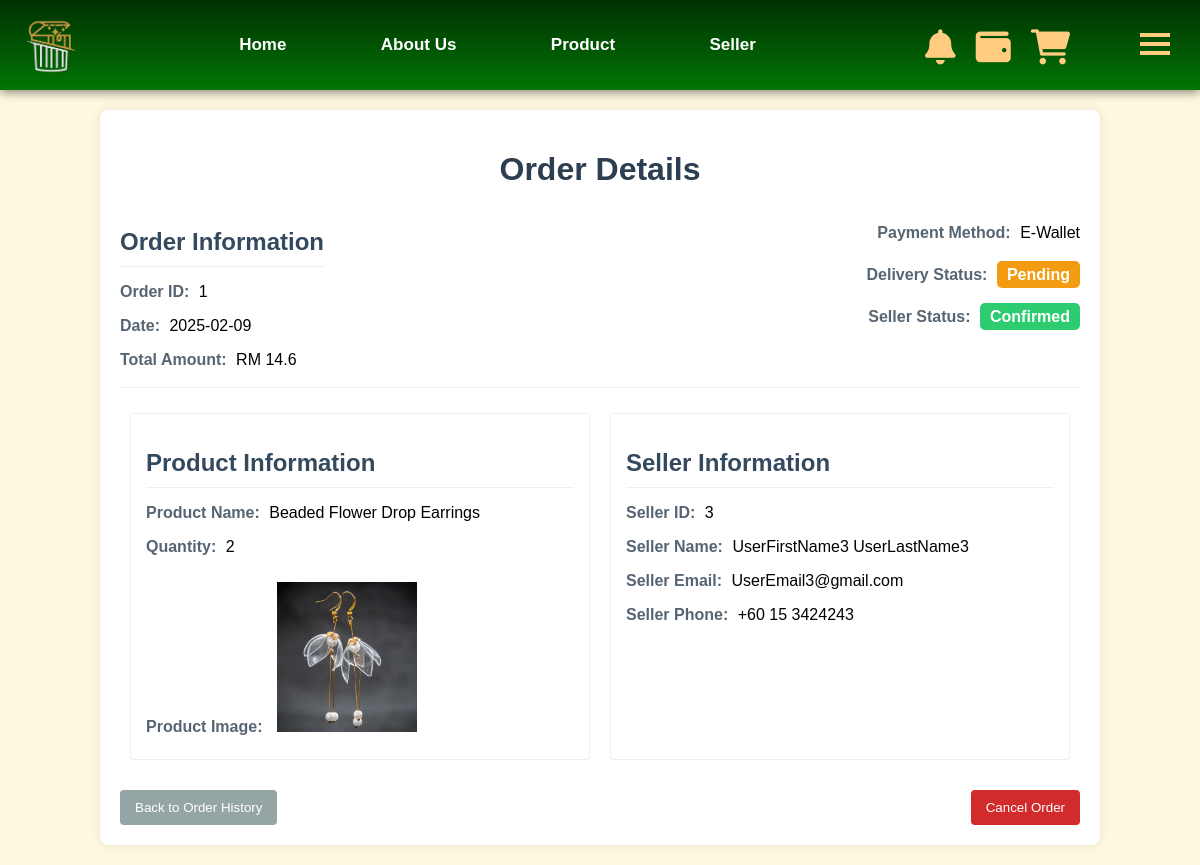
The app's page /user/order_details/1 (signed in) with its own data.
### tables this page shows
CREATE TABLE orders (
        id INTEGER PRIMARY KEY AUTOINCREMENT,
        buyer_id INTEGER NOT NULL,
        product_id INTEGER NOT NULL, 
        quantity INTEGER NOT NULL,
        date DATE NOT NULL,
        payment_method TEXT NOT NULL,
        delivery_status TEXT DEFAULT 'Pending',
        seller_status TEXT DEFAULT 'Pending',
        total_amount DECIMAL(10,2) NOT NULL,
        FOREIGN KEY (buyer_id) REFERENCES user(pid) ON DELETE CASCADE ON UPDATE CASCADE
        FOREIGN KEY (product_id) REFERENCES products(id) 
    );

CREATE TABLE products (
        id INTEGER PRIMARY KEY AUTOINCREMENT,
        name TEXT NOT NULL,
        category TEXT NOT NULL,
        description TEXT,
        price DECIMAL(10, 2) NOT NULL,
        quantity INTEGER NOT NULL,
        condition TEXT NOT NULL,
        seller_id TEXT NOT NULL,
        image_path TEXT,
        video_path TEXT,
        FOREIGN KEY (seller_id) REFERENCES sellers(id) ON DELETE CASCADE
    );

CREATE TABLE sellers (
        id INTEGER NOT NULL,
        name TEXT NOT NULL,
        email TEXT UNIQUE NOT NULL,
        phone_number TEXT NOT NULL,
        FOREIGN KEY (id) REFERENCES user(pid) ON DELETE CASCADE ON UPDATE CASCADE
    );

### user_feature.py (the view, shortened to what this page needs)
@user_blueprint.route('/order_details/<int:order_id>', methods=['GET'])
def order_details(order_id):
    buyer_id = session.get("buyer_id")
    if not buyer_id:
        flash("You must be logged in to view order details.", "error")
        return redirect(url_for("login"))
    con = get_connect_db()
    cur = con.cursor()
    order = cur.execute("""
            SELECT
                o.id as order_id,
                o.buyer_id,
                o.product_id,
                o.quantity as order_quantity,
                o.date,
                o.total_amount,
                o.delivery_status,
                o.seller_status,
                o.payment_method,
                p.name as product_name,
                p.image_path as product_image_path,
                p.seller_id,
                s.name as seller_name,
                s.email as seller_email,
                s.phone_number as seller_phone
            FROM orders o
            JOIN products p ON o.product_id = p.id
            LEFT JOIN sellers s ON p.seller_id = s.id
            WHERE o.id = ? AND o.buyer_id = ?
        """, (order_id, buyer_id)).fetchone()
    try:
        int(order['seller_id'])
    except (ValueError, TypeError):
        order = dict(order) # Convert to dictionary so that we can assign new key:value
        order['seller_name'] = "Admin's Choice"
        order['seller_email'] = "support@trashandtreasure.com" # Added dummy admin email
        order['seller_phone'] = "+1 (800) 123-4567" # Added dummy admin phone
    return render_template("order_details.html", order=order)

### db.py (called while the page is built)
def get_connect_db():
    conn = sqlite3.connect(DATABASE_PATH)
    conn.row_factory = sqlite3.Row
    return conn

def get_unread_notification_count():
    user_id = session.get("buyer_id") or session.get("user_id")
    if not user_id:
        return 0
    con = get_connect_db()
    cur = con.cursor()
    unread_count = cur.execute("SELECT COUNT(*) FROM notification WHERE user_id = ? AND is_read = 0", (user_id,)).fetchone()[0]
    con.close()
    return unread_count

### web.py (called while the page is built)
@app.after_request
def add_header(response):
    response.headers["Cache-Control"] = "no-store, no-cache, must-revalidate, post-check=0, pre-check=0, max-age=0"
    response.headers["Pragma"] = "no-cache"
    response.headers["Expires"] = "0"
    return response

### templates/order_details.html (shortened to what this page needs)
{% extends "index.html" %}
{% block content %}
<link rel="stylesheet" href="/static/order_details.css">
<div class="order-details-container">
    <h1>Order Details</h1>
     <section class="order-header">
       <div class="order-info-header">
            <h2>Order Information</h2>
           <p><strong>Order ID:</strong> {{ order.order_id }}</p>
           <p><strong>Date:</strong> {{ order.date }}</p>
           <p><strong>Total Amount:</strong> RM {{ order.total_amount }}</p>
       </div>
          <div class="order-status">
            <p><strong>Payment Method:</strong> {{order.payment_method}} </p>
            <p><strong>Delivery Status:</strong> <span class="delivery-status {{ order.delivery_status.lower() }}">{{ order.delivery_status }}</span></p>
               <p><strong>Seller Status:</strong> <span class="seller-status {{ order.seller_status.lower() }}">{{order.seller_status}}</span></p>
          </div>
     </section>
    <div class="content-container">
        <section class="buyer-product-info">
            <div class="product-info">
                <h2>Product Information</h2>
                    <p><strong>Product Name:</strong> {{ order.product_name }}</p>
                    <p><strong>Quantity:</strong> {{ order.order_quantity }}</p>
                    <p><strong>Product Image:</strong> <img class="product-image" src="{{ order.product_image_path }}" alt="{{ order.product_name }}"></p>
            </div>
             <section class="seller-info">
                    <h2>Seller Information</h2>
                        <p><strong>Seller ID:</strong> {{ order.seller_id }}</p>
                        <p><strong>Seller Name:</strong> {{ order.seller_name }}</p>
                        <p><strong>Seller Email:</strong> {{ order.seller_email }}</p>
                        <p><strong>Seller Phone:</strong> {{ order.seller_phone }}</p>
            </section>
       </section>
    </div>
    <div class="order-details-button">
        <button class="back-button" onclick="window.location.href='{{url_for("user_orders")}}'">Back to Order History</button>
        {% if order.delivery_status == 'Pending' %}
            <form action="{{ url_for('user.cancel_order', order_id=order.order_id) }}" method="POST" onsubmit="return confirmCancellation()">
                <button type="submit" class="remove-button">Cancel Order</button>
            </form>
        {% endif %}
    </div>
</div>
{% endblock %}

### static/navi.css (style rules this page uses)
body { margin: 0; padding: 0; font-family: 'Franklin Gothic Medium', 'Arial Narrow', Arial, sans-serif; scroll-behavior: smooth; background-color: #fff8e1; }
html { scroll-behavior: smooth; }
.content-container { display: flex; flex-direction: column; width: 100%; min-height: 90%; box-sizing: border-box; animation: fadeIn 0.5s ease; }

### static/order_details.css (style rules this page uses)
.order-details-container { margin: 20px 100px; background: #fff; padding: 20px; border-radius: 8px; box-shadow: 0 0 10px rgba(0, 0, 0, 0.1); }
.order-header { display: flex; justify-content: space-between; align-items: flex-start; border-bottom: 1px solid #eee; padding-bottom: 10px; margin-bottom: 15px; }
.order-status { display: flex; flex-direction: column; align-items: flex-end; }
h1 { text-align: center; margin-bottom: 20px; color: #2c3e50; }
.order-details-container h2 { border-bottom: 1px solid #eee; padding-bottom: 10px; margin-bottom: 15px; color: #34495e; }
.buyer-product-info { display: flex; justify-content: space-between; flex-basis: calc(100% - 20px); margin: 10px; }
.order-details-button { display: flex; justify-content: space-between; }
.product-info { flex: 1; padding: 15px; border: 1px solid #eee; border-radius: 4px; margin-right: 10px; }
.seller-info { flex: 1; padding: 15px; border: 1px solid #eee; border-radius: 4px; margin-left: 10px; }
.product-image { width: 150px; height: 150px; object-fit: contain; border-radius: 4px; margin-top: 10px; }
.order-details-container p { margin-bottom: 8px; }
.order-details-container strong { font-weight: bold; color: #566573; margin-right: 5px; }
.back-button { display: block; background-color: #95a5a6; color: #fff; border: none; padding: 10px 15px; border-radius: 4px; cursor: pointer; text-align: center; text-decoration: none; transition: background-color 0.3s ease; margin-top: 20px; }
.remove-button { display: block; background-color: #d12b2b; color: #fff; border: none; padding: 10px 15px; border-radius: 4px; cursor: pointer; text-align: center; text-decoration: none; transition: background-color 0.3s ease; margin-top: 20px; }
.delivery-status { padding: 5px 10px; border-radius: 5px; font-weight: bold; color: #fff; }
.delivery-status.pending { background-color: #f39c12; }
.seller-status { padding: 5px 10px; border-radius: 5px; font-weight: bold; color: #fff; }
.seller-status.confirmed { background-color: #2ecc71; }

### records on screen
orders: order_id "1", date "2025-02-09", total_amount "14.6", payment_method "E-Wallet", delivery_status "Pending", seller_status "Confirmed", order_quantity "2"
products: product_name "Beaded Flower Drop Earrings", product_image_path (picture), seller_id "3"
sellers: seller_name "UserFirstName3 UserLastName3", seller_email "UserEmail3@gmail.com", seller_phone "+60 15 3424243"
